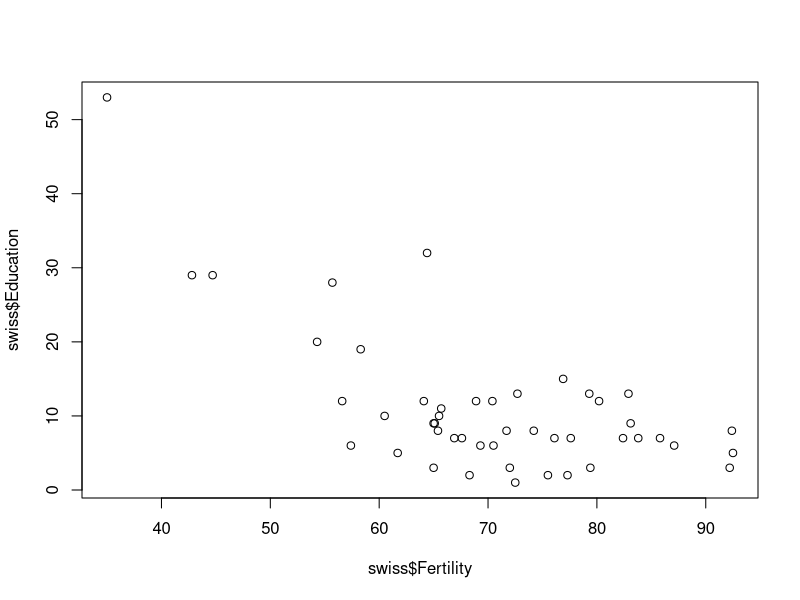
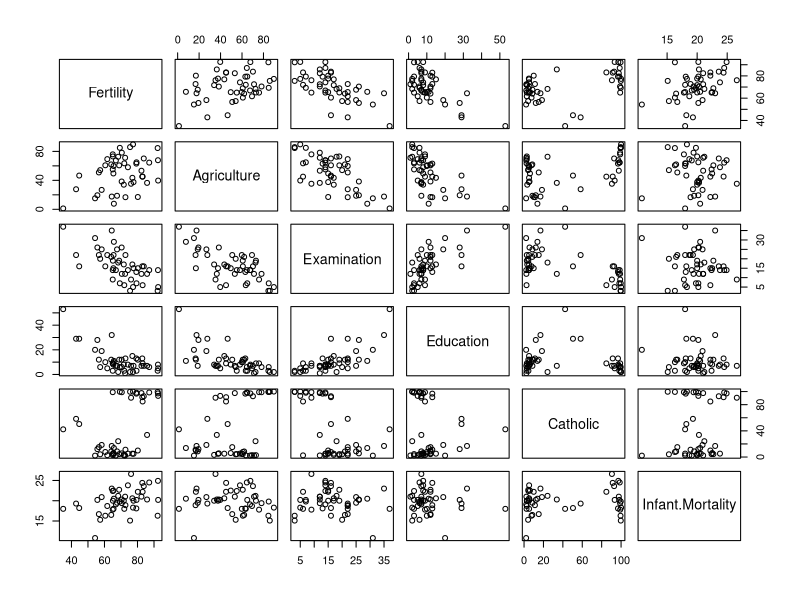

These figures' R source, in order:
# This analysis looks at Fertility rate and 
# its relationship to other socioeconomic indicators (Swiss, 1888)
# The purpose of this analysis is to find out what are the biggest socioeconomic influences on Fertility rate  


install.packages("Hmisc")
library("Hmisc")
# Data 
data(swiss)
?swiss
View(swiss)
str(swiss) # 6 variables 47 observations

# correlation for the 6 variables 
round(cor(swiss), 2)
# Picking the variable with the highest correlation
# Negative correlation of -0.66 between Fertility and Education 

# Hypothesis test 
# H0 = Education has no correlation with Fertility rate 
# H1 = Education and Fertility rate are correlated 
cor.test(swiss$Fertility, swiss$Education) 
# we accept H1 - correlation != 0


#to get a view 
plot(swiss$Fertility, swiss$Education)


# regression 
pairs(swiss)
round(cor(swiss), 2)
# visualisation and correlation show that variables such 
# as Examination and Education are not independant from each other
# hence multiple regression model wont be conducted with all of the variables
# to prevent collinearity  

# to check for significant predictors 
regg <- lm(Fertility ~ Agriculture + Examination + Education + Catholic + Infant.Mortality,
           data = swiss)
summary(regg)

# The most significant predictor is Education 
# We conduct a simple linear regression model as other variables -  are not independant from each other 
# Except for Infant.Mortality and Catholic


regg1 <- lm(Fertility ~ Education,
           data = swiss)
summary(regg1)

# We could use infant.Mortality and Catholic as predictors - 
# Infant.Mortality has a weak correlation with Fertility r < 0.50 - we wont use this as predictor 
# But rounding up correlation coefficient is close to 0.50 for Catholic

regg2 <- lm(Fertility ~ Education + Catholic,
            data = swiss)
summary(regg2)

# Example prediction with multiple regression model
predict(regg2, data.frame("Education"=5, "Catholic"=20))
# Fertility rate is 72.5 

#Example prediction with simple regression model 
predict(regg1, data.frame("Education"=5))
# Fertility rate = 75

predict(regg1, data.frame("Education"=70))
# Fertility rate 19 




rm(list = ls()) # clean up 
